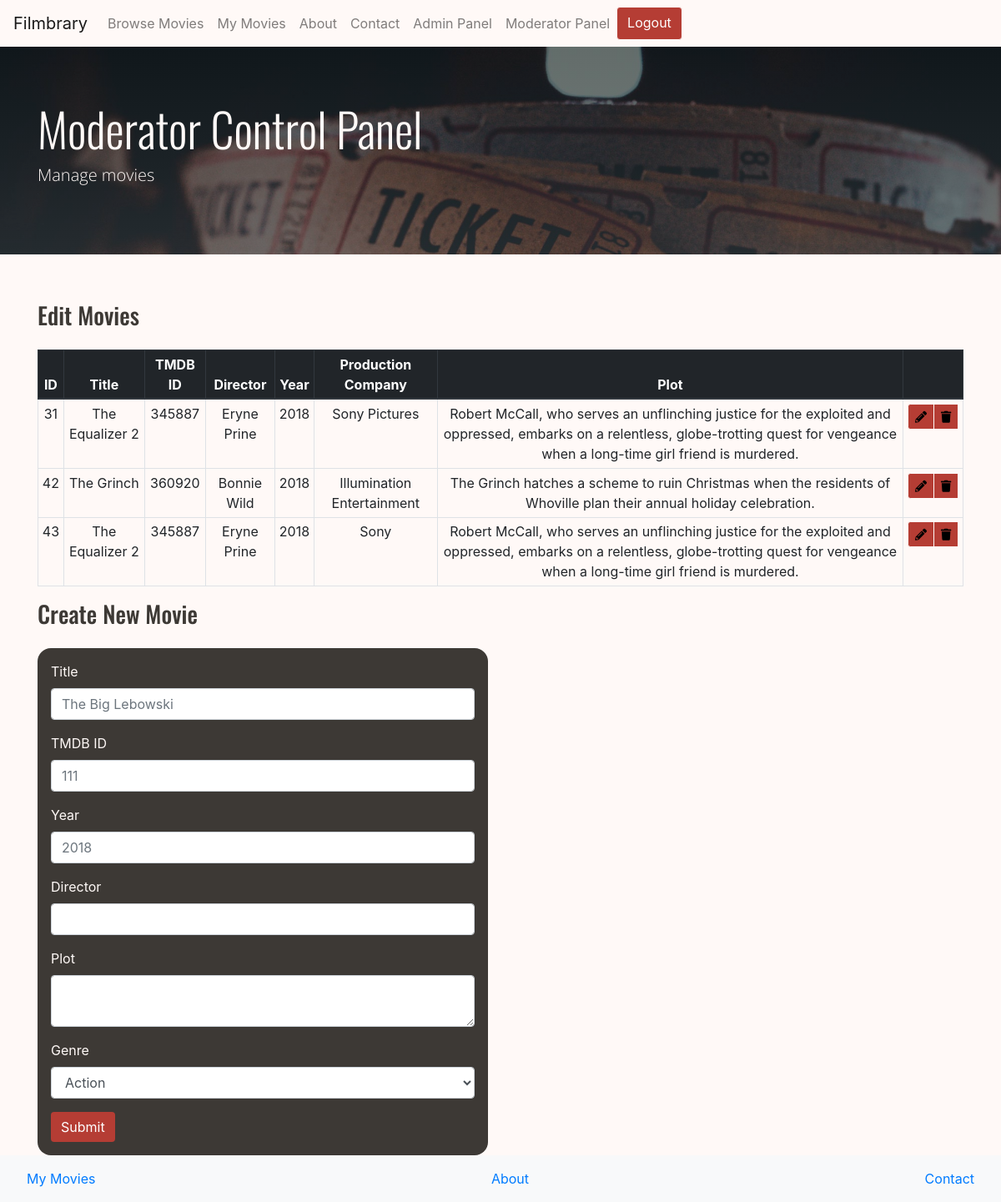
Screenshot of /moderator.php (signed in) with the database file from the repository.
### tables this page shows
CREATE TABLE `movies` (
  `id` int(11) NOT NULL AUTO_INCREMENT,
  `title` varchar(255) NOT NULL,
  `tmdb_id` varchar(255) NOT NULL DEFAULT '',
  `director` varchar(255) NOT NULL,
  `year` varchar(255) NOT NULL DEFAULT '',
  `production_company` varchar(255) NOT NULL,
  `cover` varchar(255) NOT NULL DEFAULT '',
  `plot` varchar(255) DEFAULT NULL,
  PRIMARY KEY (`id`)
);

### config.php (called while the page is built)
<?php
    $current_page = end(explode('/', $_SERVER['REQUEST_URI']));
?>

### sql/movie_table.php (the view)
<?php
    include '../components/database.php';
    $sql_query = "SELECT * FROM movies";
    $results = mysqli_query($conn, $sql_query);
    while ($row = mysqli_fetch_array($results)) {
        echo
            "<tr>
                <td>" . $row['id'] . "</td>
                <td scope='row'>" . $row['title'] . "</td>
                <td>" . $row['tmdb_id'] . "</td>
                <td>" . $row['director'] . "</td>
                <td>" . $row['year'] . "</td>
                <td>" . $row['production_company'] . "</td>
                <td>" . $row['plot'] . "</td>
            </tr>";
    }
?>

### moderator.php (shortened to what this page needs)
<!DOCTYPE html>
<html lang="en">
<head>
    <link rel="stylesheet" type="text/css" media="screen" href="styles/main.css" />
    <link rel="stylesheet" href="https://use.fontawesome.com/releases/v5.3.1/css/all.css">
</head>
<body>
    <?php
        include 'components/navbar.php';
    ?>
    <div class='jumbotron jumbotron-fluid'>
        <div class='container'>
            <h1 class='display-4'>Moderator Control Panel</h1>
            <p class='lead'>Manage movies</p>
        </div>
    </div>
    <div class='container'>
        <div class='row'>
            <div class='col mt-4'>
                <h3>Edit Movies</h3>
                <table class="table table-responsive-md table-sm table-bordered text-center" id="makeEditableMovies">
                    <thead class="thead-dark">
                        <tr>
                        <th scope="col">ID</th>
                        <th scope="col">Title</th>
                        <th scope="col">TMDB ID</th>
                        <th scope="col">Director</th>
                        <th scope="col">Year</th>
                        <th scope="col">Production Company</th>
                        <th scope="col">Plot</th>
                        </tr>
                    </thead>
                    <tbody>
                        <?php
                            include 'sql/movie_table.php';
                        ?>
                    </tbody>
                </table>
            </div>
        </div>
        <div class='admin row'>
            <div class='col'>
                <h3>Create New Movie</h3>
                <form method='POST' action="sql/create_movie.php">
                    <div class='form-group'>
                        <label for="title">Title</label>
                        <input class='form-control' type="text" name="title" placeholder='The Big Lebowski'>
                    </div>
                    <div class='form-group'>
                        <label for="tmdb">TMDB ID</label>
                        <input class='form-control' type="number" name="tmdb" placeholder='111'>
                    </div>
                    <div class='form-group'>
                        <label for="year">Year</label>
                        <input class='form-control' type="number" name="year" placeholder='2018'>
                    </div>
                    <div class='form-group'>
                        <label for="director">Director</label>
                        <input class='form-control' type="text" name='director'>
                    </div>
                    <div class='form-group'>
                        <label for="plot">Plot</label>
                        <textarea class='form-control' type="text" name='plot'></textarea>
                    </div>
                    <div class='form-group'>
                        <label for="genre">Genre</label>
                        <select class='form-control' name="genre">
                            <option value="28">Action</option>
                        </select>
                    </div>
                    <button name='submit' class='btn btn-primary'type='submit'>Submit</button>
                </form>
            </div>
            <div class='col'></div>
        </div>
    </div>
    <?php
        include 'components/footer.php';
    ?>
</body>
</html>

### components/navbar.php (shortened to what this page needs)
<?php
    include 'config.php'
?>
<nav class='navbar navbar-expand-md navbar-light'>
    <a href="./index.php" class="navbar-brand <?php echo($current_page == 'index.php' || $current_page == '') ? 'active' : NULL?>">
        Filmbrary
    </a>
    <div class='collapse navbar-collapse' id="navbarNavAltMarkup">
        <div class='navbar-nav'>
            <a href="./browse.php" class="nav-item nav-link <?php echo($current_page == 'browse.php' || $current_page == '') ? 'active' : NULL ?>">Browse Movies</a>
            <a href="./profile.php" class="nav-item nav-link <?php echo($current_page == 'profile.php' || $current_page == '') ? 'active' : NULL ?>">My Movies</a>
            <a href="./about.php" class="nav-item nav-link <?php echo($current_page == 'about.php' || $current_page == '') ? 'active' : NULL ?>">About</a>
            <a href="./contact.php" class="nav-item nav-link <?php echo($current_page == 'contact.php' || $current_page == '') ? 'active' : NULL ?>">Contact</a>
            <?php
                if($_SESSION['userType'] === 'admin') {
                    echo "<a href='./admin.php' class='nav-item nav-link'>Admin Panel</a>";
                    echo "<a href='./moderator.php' class='nav-item nav-link'>Moderator Panel</a>";
                } else if($_SESSION['userType'] === 'moderator') {
                        echo "<a href='./moderator.php' class='nav-item nav-link'>Moderator Panel</a>";
                }
                if(!$_SESSION['userType']) {
                    echo "<button data-toggle='modal' data-target='#loginModal' class='btn btn-primary' type='button'>Login</button>
                    <button data-toggle='modal' data-target='#registerModal' class='btn btn-primary' type='button'>Register</button>";
                } else if($_SESSION['userType']) {
                    echo "<a class='btn btn-primary' href='?logout=1'>Logout</a>";
                }
            ?>
        </div>
    </div>
</nav>

### components/footer.php
<footer class="navbar bottom navbar-light bg-light">
        <a href="./profile.php" class='nav-item nav-link'>My Movies</a>
        <a href="./about.php" class='nav-item nav-link'>About</a>
        <a href="./contact.php" class='nav-item nav-link'>Contact</a>
</footer>

### rows the page displays
movies: id "31", title "The Equalizer 2", tmdb "345887", director "Eryne Prine", year "2018", production_company "Sony Pictures", plot "Robert McCall, who serves an unflinching justice for the exploited and oppressed, embarks on a relentless, globe-trotting quest for vengeance when a long-time girl friend is murdered."
movies: id "42", title "The Grinch", tmdb "360920", director "Bonnie Wild", year "2018", production_company "Illumination Entertainment", plot "The Grinch hatches a scheme to ruin Christmas when the residents of Whoville plan their annual holiday celebration."
movies: id "43", title "The Equalizer 2", tmdb "345887", director "Eryne Prine", year "2018", production_company "Sony", plot "Robert McCall, who serves an unflinching justice for the exploited and oppressed, embarks on a relentless, globe-trotting quest for vengeance when a long-time girl friend is murdered."
